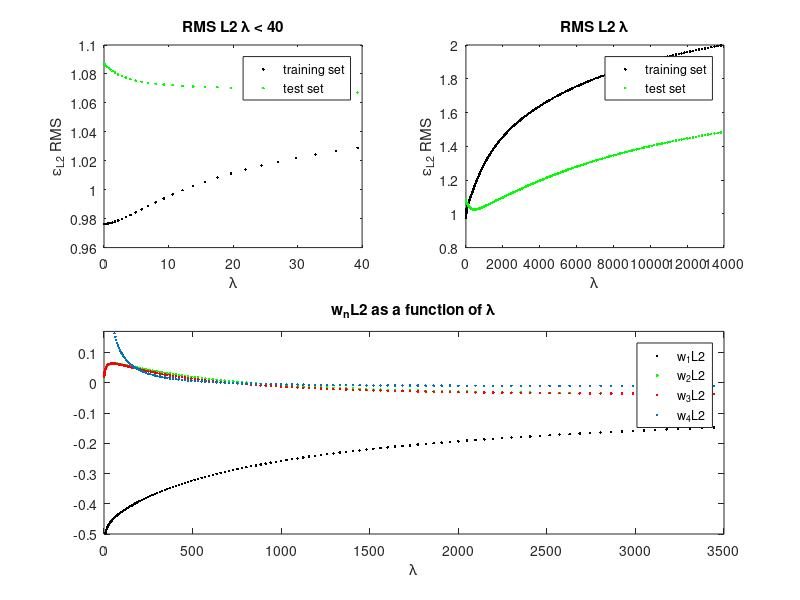
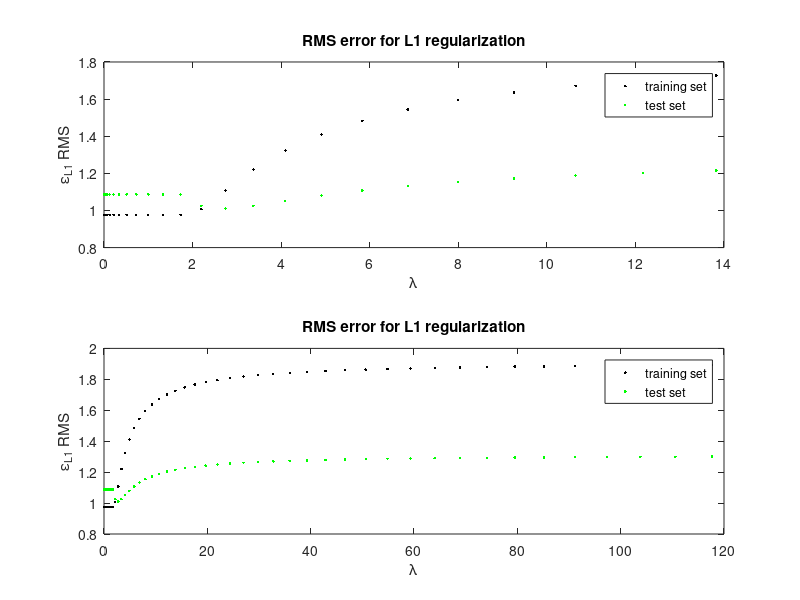
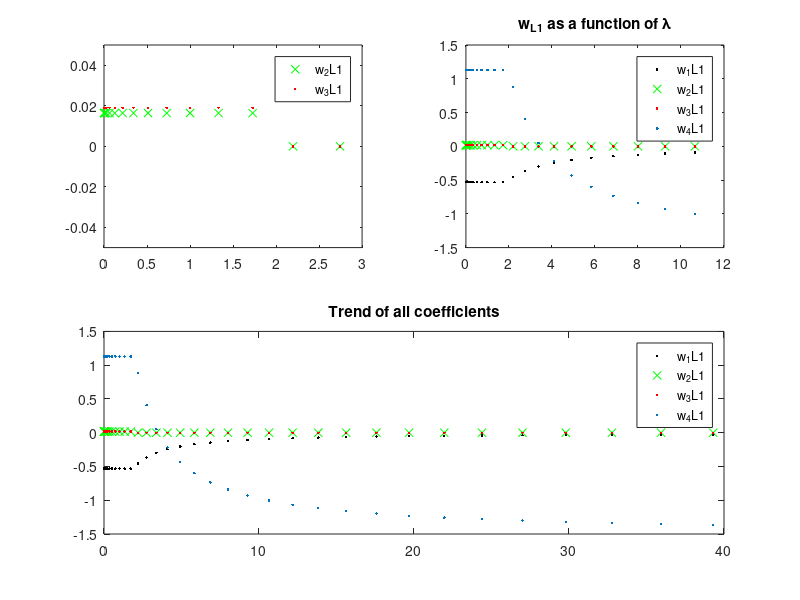

Reproduce these figures in MATLAB, in order.

clear

phi = load('hw2x.dat');
phi = [phi, ones(size(phi,1),1)];
y = load('hw2y.dat');

% Partition the data randomly
% idx_test = [51, 29, 87, 93, 59, 1, 90, 23, 39, 96]; looks nice on the
% plots... bad doctoring of data, slap on the hand...
idxs = randperm(size(phi, 1));
% idx_training = idxs(1:89);
idx_training = load('idx_train.dat');
% idx_test = idxs(90:99);
idx_test = load('idx_test.dat');

phi_training = phi(idx_training, :);
y_training = y(idx_training);
phi_test = phi(idx_test, :);
y_test = y(idx_test);

lambdas = 0:0.1:24;
lambdas = lambdas .^ 3;
w = zeros(length(lambdas), size(phi,2));
for lambda = lambdas
  idx = lambda == lambdas;
  % Train the model
  w(idx, :) = pinv(phi_training' * phi_training ...
                + (lambda * eye(size(phi_training, 2)))) ...
                * (phi_training' * y_training);
  h_phi_training(:, idx) = phi_training * w(idx, :)';
  j_h_training(idx) = rms(h_phi_training(:, idx) - y_training);
  % Now compare to the test
  h_phi_test(:, idx) = phi_test * w(idx, :)';
  j_h_test(idx) = rms(h_phi_test(:, idx) - y_test);                          
end

% Now plot
figure(1); % RMS train / test vs lambda
subplot(2,2,1)
plot(lambdas(1:35), j_h_training(1:35), '.k')
title('RMS L2 \lambda < 40')
xlabel('\lambda')
ylabel('\epsilon_{L2} RMS')
hold on
plot(lambdas(1:35), j_h_test(1:35), '.g')
legend('training set', 'test set')
hold off

subplot(2,2,2)
plot(lambdas, j_h_training, '.k')
title('RMS L2 \lambda')
xlabel('\lambda')
ylabel('\epsilon_{L2} RMS')
hold on
plot(lambdas, j_h_test, '.g')
legend('training set', 'test set')
hold off

% Weights w_{L2} as a function of lambda
subplot(2,2,3:4)
plot(lambdas, w(:,1), '.k')
title('w_{n}L2 as a function of \lambda')
xlabel('\lambda')
hold on
plot(lambdas, w(:,2), '.g')
plot(lambdas, w(:,3), '.r')
plot(lambdas, w(:,4), '.')
legend('w_1{L2}', 'w_2{L2}', 'w_3{L2}', 'w_4{L2}')
axis([0, 3500, -0.5, 0.17])
hold off

w_quad = zeros(length(lambdas), size(phi,2));
for lambda = lambdas
  idx = lambda == lambdas;
  w_quad(idx,:) = quadprog(2*(phi_training'*phi_training), ...
                      -2*(phi_training'*y_training), ...
                      lambda*[1,1,1,0;1,1,-1,0;1,-1,1,0;1,-1,-1,0;...
                              -1,1,1,0;-1,1,-1,0;-1,-1,1,0;-1,-1,-1,0],... 
                      [1;1;1;1;1;1;1;1]);
  h_phi_training_quad(:, idx) = phi_training * w_quad(idx, :)';
  j_h_training_quad(idx) = rms(h_phi_training_quad(:, idx) - y_training);
  % Now compare to the test
  h_phi_test_quad(:, idx) = phi_test * w_quad(idx, :)';
  j_h_test_quad(idx) = rms(h_phi_test_quad(:, idx) - y_test);
end

% Now plot L1
figure(2); % RMS train / test vs lambda
subplot(2,1,1)
plot(lambdas(1:25), j_h_training_quad(1:25), '.k')
title('RMS error for L1 regularization')
xlabel('\lambda')
ylabel('\epsilon_{L1} RMS')
hold on
plot(lambdas(1:25), j_h_test_quad(1:25), '.g')
legend('training set', 'test set')
hold off
subplot(2,1,2)
plot(lambdas(1:50), j_h_training_quad(1:50), '.k')
title('RMS error for L1 regularization')
xlabel('\lambda')
ylabel('\epsilon_{L1} RMS')
hold on
plot(lambdas(1:50), j_h_test_quad(1:50), '.g')
legend('training set', 'test set')
hold off

% Weights as a function of lambda
figure(4); 
subplot(2,2,1)
title('w_{L1} as a function of \lambda')
plot(lambdas, w_quad(:,2), 'xg')
hold on
plot(lambdas, w_quad(:,3), '.r')
legend('w_2{L1}', 'w_3{L1}')
axis([0, 3, -0.05, 0.05])
hold off
subplot(2,2,2)
plot(lambdas(1:23), w_quad(1:23,1), '.k')
title('w_{L1} as a function of \lambda')
hold on
plot(lambdas(1:23), w_quad(1:23,2), 'xg')
plot(lambdas(1:23), w_quad(1:23,3), '.r')
plot(lambdas(1:23), w_quad(1:23,4), '.')
legend('w_1{L1}', 'w_2{L1}', 'w_3{L1}','w_4{L1}')
hold off
subplot(2,2,3:4)
plot(lambdas(1:35), w_quad(1:35,1), '.k')
title('Trend of all coefficients')
hold on
plot(lambdas(1:35), w_quad(1:35,2), 'xg')
plot(lambdas(1:35), w_quad(1:35,3), '.r')
plot(lambdas(1:35), w_quad(1:35,4), '.')
legend('w_1{L1}', 'w_2{L1}', 'w_3{L1}','w_4{L1}')
hold off
